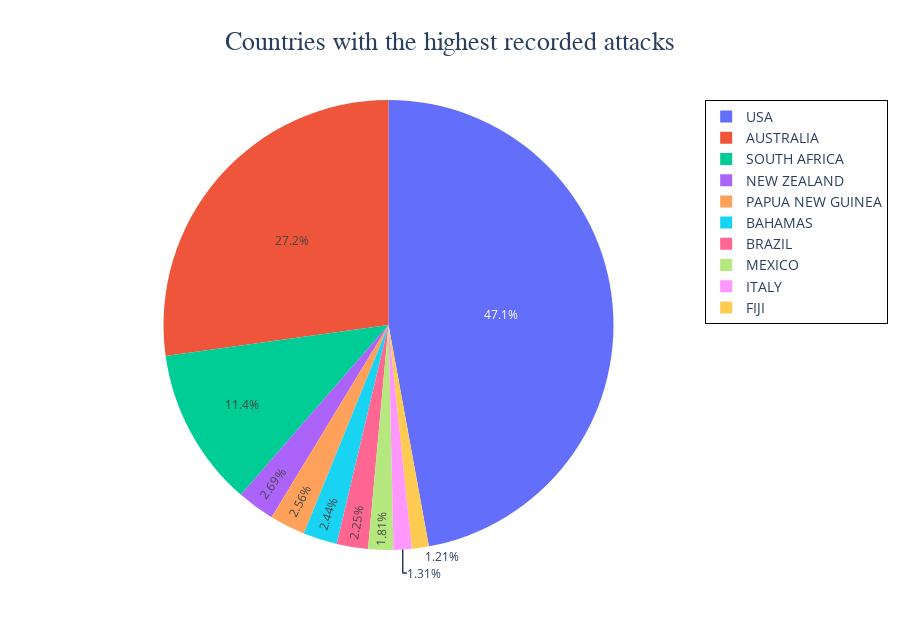

Here is the notebook cell this chart was saved with:
### Code cell
fig = px.pie(Country[:10], 
             values="Frequence", 
             names="Country", 
             title= "Countries with the highest recorded attacks", 
             width=900, 
             height=630)

title = {'x':0.5,'font': {'size': 26, 'family': 'Arial'}}
legend= {
        "title_font_family" :"Times New Roman",
        "font" : {"size": 14},
        "bordercolor" : "Black",
        "borderwidth": 1}

fig.update_layout(title = title, legend = legend)

fig.show()

### Figure 1 — Plotly figure (JSON) as saved in the notebook; plotly's stock layout.template omitted (floating-point values rounded to 4 significant figures)
{"data": [{"domain": {"x": [0, 1], "y": [0, 1]}, "hovertemplate": "Country=%{label}<br>Frequence=%{value}<extra></extra>", "labels": ["USA", "AUSTRALIA", "SOUTH AFRICA", "NEW ZEALAND", "PAPUA NEW GUINEA", "BAHAMAS", "BRAZIL", "MEXICO", "ITALY", "FIJI"], "legendgroup": "", "name": "", "showlegend": true, "type": "pie", "values": [2452, 1415, 594, 140, 133, 127, 117, 94, 68, 63]}], "layout": {"height": 630, "legend": {"bordercolor": "Black", "borderwidth": 1, "font": {"size": 14}, "title": {"font": {"family": "Times New Roman"}}, "tracegroupgap": 0}, "title": {"font": {"family": "Arial", "size": 26}, "text": "Countries with the highest recorded attacks", "x": 0.5}, "width": 900}}
